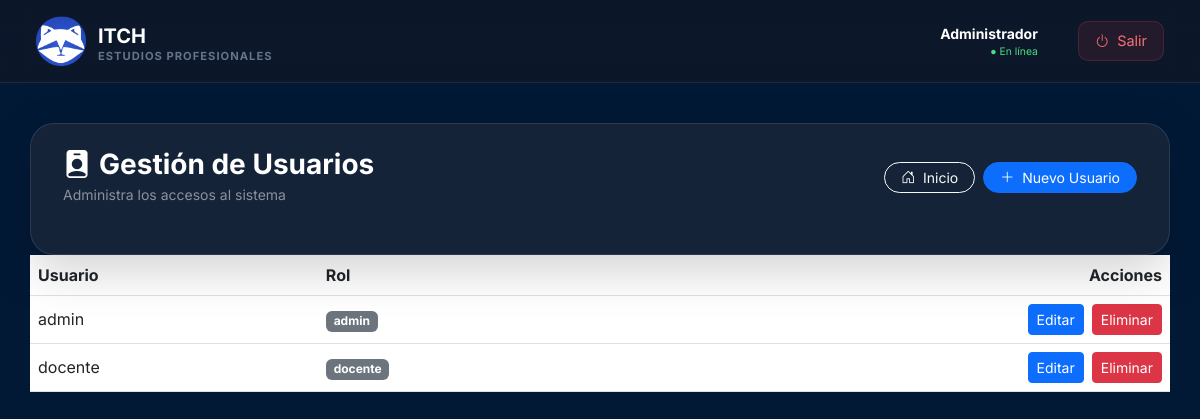
/admin/usuarios/usuarios.php (signed in), run on the app's committed database.
### tables this page shows
CREATE TABLE IF NOT EXISTS usuarios (
  id INT AUTO_INCREMENT PRIMARY KEY,
  usuario VARCHAR(50) NOT NULL UNIQUE,
  password VARCHAR(255) NOT NULL,
  rol ENUM('admin','docente') NOT NULL DEFAULT 'docente'
);

### web/admin/usuarios/usuarios.php (the view, shortened to what this page needs)
<?php
include($_SERVER['DOCUMENT_ROOT'] . '/conexion.php');
include($_SERVER['DOCUMENT_ROOT'] . '/admin/includes/header.php');
$res_usuarios = $conexion->query("SELECT id, usuario, rol FROM usuarios ORDER BY usuario ASC");
?>
   <link rel="stylesheet" href="../css/tablasG.css">
<div class="glass-card p-4 shadow-lg">
    <div class="d-flex justify-content-between align-items-center mb-4 px-2">
        <div>
            <h3 class="fw-bold m-0"><i class="bi bi-person-badge-fill me-2"></i>Gestión de Usuarios</h3>
            <span class="text-white-50 small">Administra los accesos al sistema</span>
        </div>
        <div class="d-flex gap-2">
            <a href="../inicio.php" class="btn btn-outline-light btn-sm rounded-pill px-3">
                <i class="bi bi-house-door me-1"></i> Inicio
            </a>
            <a href="agregar_usuario.php" class="btn btn-primary btn-sm rounded-pill px-3">
                <i class="bi bi-plus-lg me-1"></i> Nuevo Usuario
            </a>
        </div>
    </div>
    </div>
    <div class="table-responsive">
        <table class="table align-middle">
            <thead>
                <tr>
                    <th>Usuario</th>
                    <th>Rol</th>
                    <th class="text-end">Acciones</th>
                </tr>
            </thead>
            <tbody>
                <?php while($user = $res_usuarios->fetch_assoc()): ?>
                <tr>
                    <td><?= htmlspecialchars($user['usuario']) ?></td>
                    <td><span class="badge bg-secondary"><?= htmlspecialchars($user['rol']) ?></span></td>
                    <td class="text-end">
                        <div class="d-flex gap-2 justify-content-end">
                            <a href="procesar_usuario.php?id=<?= $user['id'] ?>" class="btn btn-sm btn-primary" title="Editar">
                                Editar
                            </a>
                            <button type="button" class="btn btn-sm btn-danger" onclick="eliminarUser(<?= $user['id'] ?>)" title="Eliminar">
                                Eliminar
                            </button>
                        </div>
                    </td>
                </tr>
                <?php endwhile; ?>
            </tbody>
        </table>
    </div>
</div>

### web/admin/css/tablasG.css (style rules this page uses)
.glass-card { background: #1e293bb3; backdrop-filter: blur(15px); border: 1px solid #ffffff1a; border-radius: 24px; color: white; }

### web/admin/includes/header.php (style rules this page uses)
body { background: radial-gradient(circle at top right, #021936, #021936); min-height: 100vh; font-family: 'Inter', sans-serif; color: #f8fafc; }

### data on the page
usuarios: usuario "admin", rol "admin"
usuarios: usuario "docente", rol "docente"
